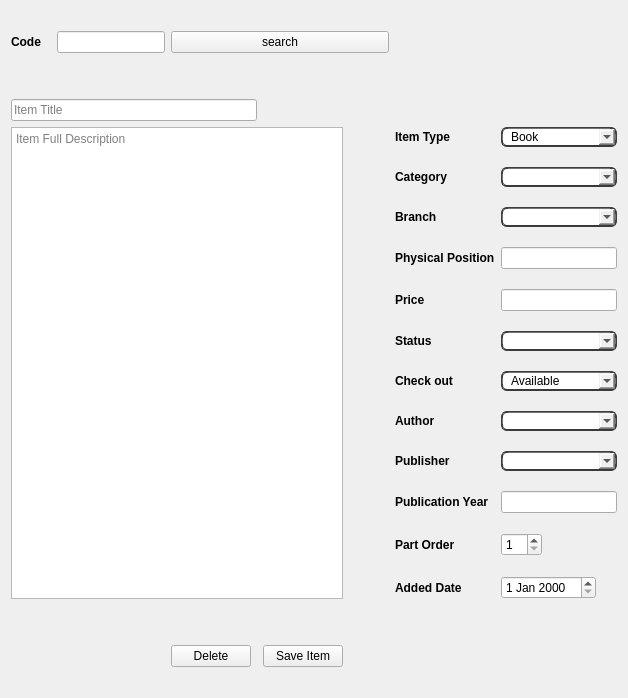
              <widget class="QWidget" name="tab_10">
               <attribute name="title">
                <string>Edit Or Delete Items</string>
               </attribute>
               <layout class="QGridLayout" name="gridLayout_13">
                <item row="2" column="1">
                 <spacer name="verticalSpacer_24">
                  <property name="orientation">
                   <enum>Qt::Vertical</enum>
                  </property>
                  <property name="sizeType">
                   <enum>QSizePolicy::Maximum</enum>
                  </property>
                  <property name="sizeHint" stdset="0">
                   <size>
                    <width>20</width>
                    <height>40</height>
                   </size>
                  </property>
                 </spacer>
                </item>
                <item row="1" column="1">
                 <widget class="QLineEdit" name="lineEdit_13">
                  <property name="placeholderText">
                   <string/>
                  </property>
                 </widget>
                </item>
                <item row="3" column="0" colspan="4">
                 <widget class="QLineEdit" name="lineEdit_5">
                  <property name="placeholderText">
                   <string>Item Title</string>
                  </property>
                 </widget>
                </item>
                <item row="6" column="2">
                 <widget class="QPushButton" name="pushButton_17">
                  <property name="font">
                   <font>
                    <family>MS Shell Dlg 2</family>
                    <weight>50</weight>
                    <bold>false</bold>
                   </font>
                  </property>
                  <property name="text">
                   <string>Delete</string>
                  </property>
                 </widget>
                </item>
                <item row="4" column="6">
                 <layout class="QFormLayout" name="formLayout">
                  <property name="verticalSpacing">
                   <number>20</number>
                  </property>
                  <property name="topMargin">
                   <number>0</number>
                  </property>
                  <property name="bottomMargin">
                   <number>0</number>
                  </property>
                  <item row="1" column="0">
                   <widget class="QLabel" name="label_28">
                    <property name="sizePolicy">
                     <sizepolicy hsizetype="Preferred" vsizetype="Preferred">
                      <horstretch>0</horstretch>
                      <verstretch>0</verstretch>
                     </sizepolicy>
                    </property>
                    <property name="font">
                     <font>
                      <family>MS Shell Dlg 2</family>
                      <weight>75</weight>
                      <bold>true</bold>
                     </font>
                    </property>
                    <property name="text">
                     <string>Item Type</string>
                    </property>
                   </widget>
                  </item>
                  <item row="1" column="1">
                   <widget class="QComboBox" name="comboBox_4">
                    <property name="sizePolicy">
                     <sizepolicy hsizetype="Preferred" vsizetype="Preferred">
                      <horstretch>0</horstretch>
                      <verstretch>0</verstretch>
                     </sizepolicy>
                    </property>
                    <property name="styleSheet">
                     <string notr="true">border-style: outset;
	border-width: 2px;
	border-top-color: qlineargradient(spread:pad, x1:0.5, y1:0.6, x2:0.5, y2:0.4, stop:0 rgba(115, 115, 115, 255), stop:1 rgba(62, 62, 62, 255));
	border-right-color: qlineargradient(spread:pad, x1:0.4, y1:0.5, x2:0.6, y2:0.5, stop:0 rgba(115, 115, 115, 255), stop:1 rgba(62, 62, 62, 255));
	border-left-color: qlineargradient(spread:pad, x1:0.6, y1:0.5, x2:0.4, y2:0.5, stop:0 rgba(115, 115, 115, 255), stop:1 rgba(62, 62, 62, 255));
	border-bottom-color: rgb(58, 58, 58);
	border-bottom-width: 1px;
	border-style: solid;
	border-width: 2px; border-radius: 6px;
	
padding: 0 8px;
</string>
                    </property>
                    <item>
                     <property name="text">
                      <string>Book</string>
                     </property>
                    </item>
                    <item>
                     <property name="text">
                      <string>Magazine</string>
                     </property>
                    </item>
                    <item>
                     <property name="text">
                      <string>Audio Material</string>
                     </property>
                    </item>
                   </widget>
                  </item>
                  <item row="2" column="0">
                   <widget class="QLabel" name="label_15">
                    <property name="sizePolicy">
                     <sizepolicy hsizetype="Preferred" vsizetype="Preferred">
                      <horstretch>0</horstretch>
                      <verstretch>0</verstretch>
                     </sizepolicy>
                    </property>
                    <property name="font">
                     <font>
                      <family>MS Shell Dlg 2</family>
                      <weight>75</weight>
                      <bold>true</bold>
                     </font>
                    </property>
                    <property name="text">
                     <string>Category</string>
                    </property>
                   </widget>
                  </item>
                  <item row="2" column="1">
                   <widget class="QComboBox" name="comboBox_8">
                    <property name="sizePolicy">
                     <sizepolicy hsizetype="Minimum" vsizetype="Maximum">
                      <horstretch>0</horstretch>
                      <verstretch>0</verstretch>
                     </sizepolicy>
                    </property>
                    <property name="styleSheet">
                     <string notr="true">border-style: outset;
	border-width: 2px;
	border-top-color: qlineargradient(spread:pad, x1:0.5, y1:0.6, x2:0.5, y2:0.4, stop:0 rgba(115, 115, 115, 255), stop:1 rgba(62, 62, 62, 255));
	border-right-color: qlineargradient(spread:pad, x1:0.4, y1:0.5, x2:0.6, y2:0.5, stop:0 rgba(115, 115, 115, 255), stop:1 rgba(62, 62, 62, 255));
	border-left-color: qlineargradient(spread:pad, x1:0.6, y1:0.5, x2:0.4, y2:0.5, stop:0 rgba(115, 115, 115, 255), stop:1 rgba(62, 62, 62, 255));
	border-bottom-color: rgb(58, 58, 58);
	border-bottom-width: 1px;
	border-style: solid;
	border-width: 2px; border-radius: 6px;
	
padding: 0 8px;
</string>
                    </property>
                   </widget>
                  </item>
                  <item row="3" column="0">
                   <widget class="QLabel" name="label_26">
                    <property name="sizePolicy">
                     <sizepolicy hsizetype="Preferred" vsizetype="Preferred">
                      <horstretch>0</horstretch>
                      <verstretch>0</verstretch>
                     </sizepolicy>
                    </property>
                    <property name="font">
                     <font>
                      <family>MS Shell Dlg 2</family>
                      <weight>75</weight>
                      <bold>true</bold>
                     </font>
                    </property>
                    <property name="text">
                     <string>Branch</string>
                    </property>
                   </widget>
                  </item>
                  <item row="3" column="1">
                   <widget class="QComboBox" name="comboBox_44">
                    <property name="sizePolicy">
                     <sizepolicy hsizetype="Preferred" vsizetype="Maximum">
                      <horstretch>0</horstretch>
                      <verstretch>0</verstretch>
                     </sizepolicy>
                    </property>
                    <property name="styleSheet">
                     <string notr="true">border-style: outset;
	border-width: 2px;
	border-top-color: qlineargradient(spread:pad, x1:0.5, y1:0.6, x2:0.5, y2:0.4, stop:0 rgba(115, 115, 115, 255), stop:1 rgba(62, 62, 62, 255));
	border-right-color: qlineargradient(spread:pad, x1:0.4, y1:0.5, x2:0.6, y2:0.5, stop:0 rgba(115, 115, 115, 255), stop:1 rgba(62, 62, 62, 255));
	border-left-color: qlineargradient(spread:pad, x1:0.6, y1:0.5, x2:0.4, y2:0.5, stop:0 rgba(115, 115, 115, 255), stop:1 rgba(62, 62, 62, 255));
	border-bottom-color: rgb(58, 58, 58);
	border-bottom-width: 1px;
	border-style: solid;
	border-width: 2px; border-radius: 6px;
	
padding: 0 8px;
</string>
                    </property>
                   </widget>
                  </item>
                  <item row="5" column="0">
                   <widget class="QLabel" name="label_17">
                    <property name="font">
                     <font>
                      <family>MS Shell Dlg 2</family>
                      <weight>75</weight>
                      <bold>true</bold>
                     </font>
                    </property>
                    <property name="text">
                     <string>Price</string>
                    </property>
                   </widget>
                  </item>
                  <item row="5" column="1">
                   <widget class="QLineEdit" name="lineEdit_9">
                    <property name="sizePolicy">
                     <sizepolicy hsizetype="Expanding" vsizetype="Maximum">
                      <horstretch>0</horstretch>
                      <verstretch>0</verstretch>
                     </sizepolicy>
                    </property>
                   </widget>
                  </item>
                  <item row="8" column="1">
                   <widget class="QComboBox" name="comboBox_12">
                    <property name="sizePolicy">
                     <sizepolicy hsizetype="Preferred" vsizetype="Maximum">
                      <horstretch>0</horstretch>
                      <verstretch>0</verstretch>
                     </sizepolicy>
                    </property>
                    <property name="styleSheet">
                     <string notr="true">border-style: outset;
	border-width: 2px;
	border-top-color: qlineargradient(spread:pad, x1:0.5, y1:0.6, x2:0.5, y2:0.4, stop:0 rgba(115, 115, 115, 255), stop:1 rgba(62, 62, 62, 255));
	border-right-color: qlineargradient(spread:pad, x1:0.4, y1:0.5, x2:0.6, y2:0.5, stop:0 rgba(115, 115, 115, 255), stop:1 rgba(62, 62, 62, 255));
	border-left-color: qlineargradient(spread:pad, x1:0.6, y1:0.5, x2:0.4, y2:0.5, stop:0 rgba(115, 115, 115, 255), stop:1 rgba(62, 62, 62, 255));
	border-bottom-color: rgb(58, 58, 58);
	border-bottom-width: 1px;
	border-style: solid;
	border-width: 2px; border-radius: 6px;
	
padding: 0 8px;
</string>
                    </property>
                   </widget>
                  </item>
                  <item row="9" column="1">
                   <widget class="QComboBox" name="comboBox_13">
                    <property name="sizePolicy">
                     <sizepolicy hsizetype="Preferred" vsizetype="Maximum">
                      <horstretch>0</horstretch>
                      <verstretch>0</verstretch>
                     </sizepolicy>
                    </property>
                    <property name="styleSheet">
                     <string notr="true">border-style: outset;
	border-width: 2px;
	border-top-color: qlineargradient(spread:pad, x1:0.5, y1:0.6, x2:0.5, y2:0.4, stop:0 rgba(115, 115, 115, 255), stop:1 rgba(62, 62, 62, 255));
	border-right-color: qlineargradient(spread:pad, x1:0.4, y1:0.5, x2:0.6, y2:0.5, stop:0 rgba(115, 115, 115, 255), stop:1 rgba(62, 62, 62, 255));
	border-left-color: qlineargradient(spread:pad, x1:0.6, y1:0.5, x2:0.4, y2:0.5, stop:0 rgba(115, 115, 115, 255), stop:1 rgba(62, 62, 62, 255));
	border-bottom-color: rgb(58, 58, 58);
	border-bottom-width: 1px;
	border-style: solid;
	border-width: 2px; border-radius: 6px;
	
padding: 0 8px;
</string>
                    </property>
                   </widget>
                  </item>
                  <item row="11" column="0">
                   <widget class="QLabel" name="label_16">
                    <property name="font">
                     <font>
                      <family>MS Shell Dlg 2</family>
                      <weight>75</weight>
                      <bold>true</bold>
                     </font>
                    </property>
                    <property name="text">
                     <string>Part Order</string>
                    </property>
                   </widget>
                  </item>
                  <item row="4" column="0">
                   <widget class="QLabel" name="label_29">
                    <property name="sizePolicy">
                     <sizepolicy hsizetype="Preferred" vsizetype="Preferred">
                      <horstretch>0</horstretch>
                      <verstretch>0</verstretch>
                     </sizepolicy>
                    </property>
                    <property name="font">
                     <font>
                      <family>MS Shell Dlg 2</family>
                      <weight>75</weight>
                      <bold>true</bold>
                     </font>
                    </property>
                    <property name="text">
                     <string>Physical Position</string>
                    </property>
                   </widget>
                  </item>
                  <item row="4" column="1">
                   <widget class="QLineEdit" name="lineEdit_19">
                    <property name="sizePolicy">
                     <sizepolicy hsizetype="Expanding" vsizetype="Maximum">
                      <horstretch>0</horstretch>
                      <verstretch>0</verstretch>
                     </sizepolicy>
                    </property>
                   </widget>
                  </item>
                  <item row="6" column="0">
                   <widget class="QLabel" name="label_14">
                    <property name="font">
                     <font>
                      <family>MS Shell Dlg 2</family>
                      <weight>75</weight>
                      <bold>true</bold>
                     </font>
                    </property>
                    <property name="text">
                     <string>Status</string>
                    </property>
                   </widget>
                  </item>
                  <item row="6" column="1">
                   <widget class="QComboBox" name="comboBox_9">
                    <property name="sizePolicy">
                     <sizepolicy hsizetype="Minimum" vsizetype="Maximum">
                      <horstretch>0</horstretch>
                      <verstretch>0</verstretch>
                     </sizepolicy>
                    </property>
                    <property name="styleSheet">
                     <string notr="true">border-style: outset;
	border-width: 2px;
	border-top-color: qlineargradient(spread:pad, x1:0.5, y1:0.6, x2:0.5, y2:0.4, stop:0 rgba(115, 115, 115, 255), stop:1 rgba(62, 62, 62, 255));
	border-right-color: qlineargradient(spread:pad, x1:0.4, y1:0.5, x2:0.6, y2:0.5, stop:0 rgba(115, 115, 115, 255), stop:1 rgba(62, 62, 62, 255));
	border-left-color: qlineargradient(spread:pad, x1:0.6, y1:0.5, x2:0.4, y2:0.5, stop:0 rgba(115, 115, 115, 255), stop:1 rgba(62, 62, 62, 255));
	border-bottom-color: rgb(58, 58, 58);
	border-bottom-width: 1px;
	border-style: solid;
	border-width: 2px; border-radius: 6px;
	
padding: 0 8px;
</string>
                    </property>
                   </widget>
                  </item>
                  <item row="10" column="0">
                   <widget class="QLabel" name="label_27">
                    <property name="font">
                     <font>
                      <family>MS Shell Dlg 2</family>
                      <weight>75</weight>
                      <bold>true</bold>
                     </font>
                    </property>
                    <property name="text">
                     <string>Publication Year</string>
                    </property>
                   </widget>
                  </item>
                  <item row="9" column="0">
                   <widget class="QLabel" name="label_13">
                    <property name="font">
                     <font>
                      <family>MS Shell Dlg 2</family>
                      <weight>75</weight>
                      <bold>true</bold>
                     </font>
                    </property>
                    <property name="text">
                     <string>Publisher</string>
                    </property>
                   </widget>
                  </item>
                  <item row="8" column="0">
                   <widget class="QLabel" name="label_12">
                    <property name="font">
                     <font>
                      <family>MS Shell Dlg 2</family>
                      <weight>75</weight>
                      <bold>true</bold>
                     </font>
                    </property>
                    <property name="text">
                     <string>Author</string>
                    </property>
                   </widget>
                  </item>
                  <item row="7" column="0">
                   <widget class="QLabel" name="label_30">
                    <property name="font">
                     <font>
                      <family>MS Shell Dlg 2</family>
                      <weight>75</weight>
                      <bold>true</bold>
                     </font>
                    </property>
                    <property name="text">
                     <string>Check out</string>
                    </property>
                   </widget>
                  </item>
                  <item row="7" column="1">
                   <widget class="QComboBox" name="comboBox_17">
                    <property name="sizePolicy">
                     <sizepolicy hsizetype="Minimum" vsizetype="Maximum">
                      <horstretch>0</horstretch>
                      <verstretch>0</verstretch>
                     </sizepolicy>
                    </property>
                    <property name="styleSheet">
                     <string notr="true">border-style: outset;
	border-width: 2px;
	border-top-color: qlineargradient(spread:pad, x1:0.5, y1:0.6, x2:0.5, y2:0.4, stop:0 rgba(115, 115, 115, 255), stop:1 rgba(62, 62, 62, 255));
	border-right-color: qlineargradient(spread:pad, x1:0.4, y1:0.5, x2:0.6, y2:0.5, stop:0 rgba(115, 115, 115, 255), stop:1 rgba(62, 62, 62, 255));
	border-left-color: qlineargradient(spread:pad, x1:0.6, y1:0.5, x2:0.4, y2:0.5, stop:0 rgba(115, 115, 115, 255), stop:1 rgba(62, 62, 62, 255));
	border-bottom-color: rgb(58, 58, 58);
	border-bottom-width: 1px;
	border-style: solid;
	border-width: 2px; border-radius: 6px;
	
padding: 0 8px;
</string>
                    </property>
                    <item>
                     <property name="text">
                      <string>Available</string>
                     </property>
                    </item>
                    <item>
                     <property name="text">
                      <string>Non Available</string>
                     </property>
                    </item>
                   </widget>
                  </item>
                  <item row="12" column="0">
                   <widget class="QLabel" name="label_31">
                    <property name="font">
                     <font>
                      <family>MS Shell Dlg 2</family>
                      <weight>75</weight>
                      <bold>true</bold>
                     </font>
                    </property>
                    <property name="text">
                     <string>Added Date</string>
                    </property>
                   </widget>
                  </item>
                  <item row="12" column="1">
                   <widget class="QDateEdit" name="dateEdit_7">
                    <property name="sizePolicy">
                     <sizepolicy hsizetype="Maximum" vsizetype="Fixed">
                      <horstretch>0</horstretch>
                      <verstretch>0</verstretch>
                     </sizepolicy>
                    </property>
                   </widget>
                  </item>
                  <item row="10" column="1">
                   <widget class="QLineEdit" name="lineEdit_39">
                    <property name="sizePolicy">
                     <sizepolicy hsizetype="Preferred" vsizetype="Maximum">
                      <horstretch>0</horstretch>
                      <verstretch>0</verstretch>
                     </sizepolicy>
                    </property>
                   </widget>
                  </item>
                  <item row="11" column="1">
                   <widget class="QSpinBox" name="spinBox_2">
                    <property name="sizePolicy">
                     <sizepolicy hsizetype="Maximum" vsizetype="Fixed">
                      <horstretch>0</horstretch>
                      <verstretch>0</verstretch>
                     </sizepolicy>
                    </property>
                    <property name="minimum">
                     <number>1</number>
                    </property>
                   </widget>
                  </item>
                 </layout>
                </item>
                <item row="5" column="4">
                 <spacer name="verticalSpacer_31">
                  <property name="orientation">
                   <enum>Qt::Vertical</enum>
                  </property>
                  <property name="sizeType">
                   <enum>QSizePolicy::Maximum</enum>
                  </property>
                  <property name="sizeHint" stdset="0">
                   <size>
                    <width>20</width>
                    <height>40</height>
                   </size>
                  </property>
                 </spacer>
                </item>
                <item row="6" column="4">
                 <widget class="QPushButton" name="pushButton_16">
                  <property name="font">
                   <font>
                    <family>MS Shell Dlg 2</family>
                    <weight>50</weight>
                    <bold>false</bold>
                   </font>
                  </property>
                  <property name="text">
                   <string>Save Item</string>
                  </property>
                 </widget>
                </item>
                <item row="4" column="0" colspan="5">
                 <widget class="QTextEdit" name="textEdit_2">
                  <property name="placeholderText">
                   <string>Item Full Description</string>
                  </property>
                 </widget>
                </item>
                <item row="13" column="5">
                 <spacer name="horizontalSpacer_7">
                  <property name="orientation">
                   <enum>Qt::Horizontal</enum>
                  </property>
                  <property name="sizeType">
                   <enum>QSizePolicy::Maximum</enum>
                  </property>
                  <property name="sizeHint" stdset="0">
                   <size>
                    <width>40</width>
                    <height>20</height>
                   </size>
                  </property>
                 </spacer>
                </item>
                <item row="1" column="2" colspan="4">
                 <widget class="QPushButton" name="pushButton_12">
                  <property name="font">
                   <font>
                    <family>MS Shell Dlg 2</family>
                    <weight>50</weight>
                    <bold>false</bold>
                   </font>
                  </property>
                  <property name="text">
                   <string>search</string>
                  </property>
                 </widget>
                </item>
                <item row="0" column="0">
                 <spacer name="horizontalSpacer_18">
                  <property name="orientation">
                   <enum>Qt::Horizontal</enum>
                  </property>
                  <property name="sizeType">
                   <enum>QSizePolicy::Maximum</enum>
                  </property>
                  <property name="sizeHint" stdset="0">
                   <size>
                    <width>40</width>
                    <height>20</height>
                   </size>
                  </property>
                 </spacer>
                </item>
                <item row="1" column="0">
                 <widget class="QLabel" name="label_18">
                  <property name="sizePolicy">
                   <sizepolicy hsizetype="Maximum" vsizetype="Preferred">
                    <horstretch>0</horstretch>
                    <verstretch>0</verstretch>
                   </sizepolicy>
                  </property>
                  <property name="font">
                   <font>
                    <family>MS Shell Dlg 2</family>
                    <weight>75</weight>
                    <bold>true</bold>
                   </font>
                  </property>
                  <property name="text">
                   <string>Code</string>
                  </property>
                 </widget>
                </item>
               </layout>
              </widget>
